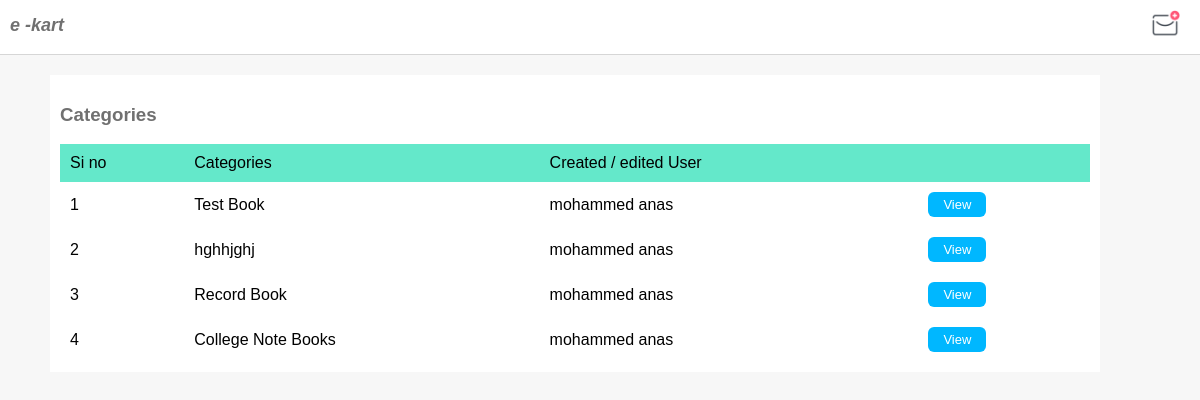
Screenshot of /department/dashboard.php with the database file from the repository.
### tables this page shows
CREATE TABLE IF NOT EXISTS `category` (
  `cat_id` int(33) NOT NULL AUTO_INCREMENT,
  `category_name` longtext NOT NULL,
  `user_id` varchar(33) NOT NULL,
  `cat_img` longtext NOT NULL,
  PRIMARY KEY (`cat_id`)
);

### department/dashboard.php (the view, shortened to what this page needs)
<!DOCTYPE html>
<?php $server_domain_name= $_SERVER['HTTP_HOST'];?>
<html lang="en" dir="ltr">
  <head>
    <link rel="stylesheet" href="http://<?php echo $server_domain_name; ?>/book_request/assets/css/main.css">
      <link rel="stylesheet" href="http://<?php echo $server_domain_name; ?>/book_request/assets/css/admin.css">
  </head>
  <body>
    <nav class="Main_Nav">
      <div class="left head nav_txt">
        <i> e -kart</i>
      </div>
      <div class="Nav_head_right sub_text nav_txt" style="padding-right: 10px;" onclick="profile_view()">
      </div>
      <div class="Nav_head_right" >
    <img src="http://<?php echo $server_domain_name; ?>/book_request/assets/Build_In_SVG/notifications.svg" alt=""
    style="width:30px;">
      </div>
    </nav>
    <div class="main_bar" style="width: calc(90% - 50px); float:left; margin-left: 50px;">
      <div class="float_covering">
      <div class="left">
        <h3>Categories</h3>
      </div>
        </div>
        <?php
        require $_SERVER['DOCUMENT_ROOT'] . '/book_request/assets/include_Files/sql.php';
         $sql = "SELECT * FROM category LEFT JOIN admin_login ON  category.user_id = admin_login.admin_id";
        $result = $conn->query($sql); ?>
    <div class="table">
    <table>
      <tr class="head_row">
        <td>Si no</td>
        <td>Categories</td>
        <td>Created / edited User</td>
        <td></td>
      </tr>
      <?php
      $count=1;
      if ($result->num_rows > 0) {
          while($row = $result->fetch_assoc()) {?>
            <tr>
              <td><?php echo $count; ?></td>
              <td><?php echo   $row["category_name"]; ?></td>
              <td><?php echo   $row["admin_username"]; ?></td>
              <td> <a href="items.php?id=<?php echo $row['cat_id'] ?>&cat=<?php echo   $row["category_name"]; ?>"> <button type="button" name="button" class="round_corner_btn_in_table bg_blue">View</button> </a></td>
            </tr>
      <?php
        $count++;
        }
      } else {
          echo "<tr> <td>0 results </td> </tr>";
      }
       ?>
    </table>
    </div>
    </div>
  </body>
</html>

### assets/css/main.css (style rules this page uses)
* { font-family: sans-serif; }
html,body { background: #F7F7F7; padding: 0px; margin: 0px; overflow-x: hidden; height: 100%; }
.Main_Nav { padding: 10px; float: left; width: 100%; background-color: white; border-bottom: solid 1px #D6D6D6; }
.left { float: left; }
.Nav_head_right { float: right; margin-right: 10px; cursor: pointer; }
.head { font-size: 18px; font-weight: 600; }
.sub_text { font-size: 13px; }
.nav_txt { padding-top: 5px; color: #707070; }
.float_covering { float: left; width: 100%; }
.table { width: 100%; }
table { width: 100%; border-collapse: collapse; }
.head_row { background: #64E8CA; }
tr,td { padding: 10px; }

### assets/css/admin.css (style rules this page uses)
.main_bar { float: right; width: calc(80% - 60px); background-color: white; margin-right: 50px; margin-top: 20px; padding: 10px; }
h3 { color: #707070; }
.round_corner_btn_in_table { background-color: #5EADCC; border: none; color: white; padding: 5px 15px; text-align: center; text-decoration: none; display: inline-block; font-size: 13px; border-radius: 6px; cursor: pointer; }
.bg_blue { background-color: #00B7FF; }

### rows the page displays
category: category_name "Test Book", admin_login.admin_username "mohammed anas"
category: category_name "hghhjghj", admin_login.admin_username "mohammed anas"
category: category_name "Record Book", admin_login.admin_username "mohammed anas"
category: category_name "College Note Books", admin_login.admin_username "mohammed anas"
